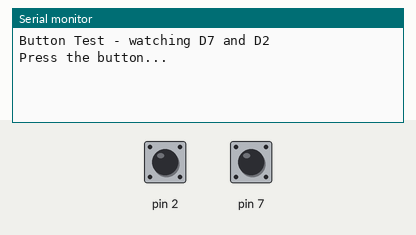
This sketch was run on a simulated Arduino Uno, built with avr-gcc and run on an emulated ATmega328P. Shown: the last lines printed to the serial monitor. The test bench sets the inputs (shaded band); at power-on: pin 2 HIGH, pin 7 HIGH.

Above: at 1.7 s.
1.8 s: pin 2 pulled LOW for 0.15 s
At 2.4 s:
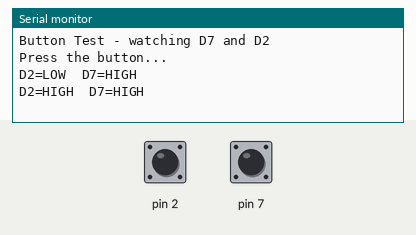
3.4 s: pin 7 pulled LOW for 0.15 s
At 3.54 s:
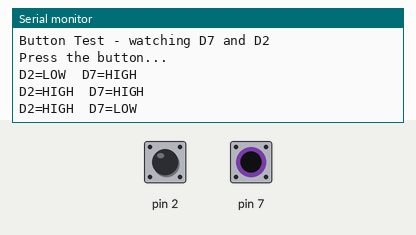
5.0 s: pin 2 driven LOW and pin 7 driven LOW
At 5.5 s:
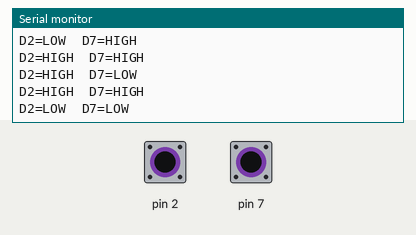

The sketch:

test_button.ino
```cpp
/*
 * Button test - check D7 and D2
 */

void setup() {
    Serial.begin(115200);
    delay(500);
    Serial.println(F("\nButton Test - watching D7 and D2"));
    Serial.println(F("Press the button...\n"));

    pinMode(2, INPUT_PULLUP);
    pinMode(7, INPUT_PULLUP);
}

void loop() {
    static bool lastD2 = HIGH;
    static bool lastD7 = HIGH;

    bool d2 = digitalRead(2);
    bool d7 = digitalRead(7);

    if (d2 != lastD2 || d7 != lastD7) {
        Serial.print(F("D2="));
        Serial.print(d2 ? "HIGH" : "LOW");
        Serial.print(F("  D7="));
        Serial.println(d7 ? "HIGH" : "LOW");

        lastD2 = d2;
        lastD7 = d7;
    }

    delay(10);
}
```

Measured:
- after the input at 1.8 s, the serial monitor: prints a new line at once (image 1)
- after the input at 3.4 s, the serial monitor: prints a new line at once (image 2)
- after the input at 5.0 s, the serial monitor: prints a new line at once (image 3)
